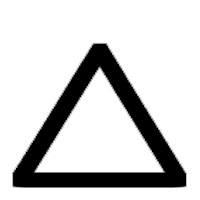
#> input picture img/triangle.png, 200 x 200 px, found by its file name
$ python create_benchmark.py
#> lines starting #> are read from the running program, lines starting #| are printed output that depends on the picture; after the words box and inside, x2 and y2 are one past the last pixel; in counts of white or black regions, pixels touching at a corner belong together
import numpy as np
import cv2

folder_path = "/home/jacek/Studia/PIRO/face_rec_test/img/"
triagle_f_name = "triangle.png"

def get_biggest_contour(contours):
    area = -1
    if contours:
        for cnt in contours:
            if cv2.contourArea(cnt) > area:
                biggest_cnt = cnt
            return [biggest_cnt]
        else:
            return []
    else:
        return []

triangle = cv2.imread(folder_path + triagle_f_name, 0)
#> triangle is the input picture: shape (200, 200); min 0, max 255, mean 206.7
triangle_copy = triangle.copy()
triangle_copy = cv2.Canny(triangle, 1, 2)
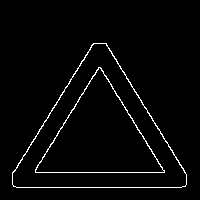
#> triangle_copy: shape (200, 200); 2.6% white in thin lines or dots, all inside (x1, y1, x2, y2) = (12, 43, 187, 188)
#thresh, ret = cv2.threshold(triangle, 5, 255, 0)
#triangle = cv2.Canny(triangle, 10, 20)
contours,hierarchy = cv2.findContours(triangle_copy, cv2.RETR_CCOMP, cv2.CHAIN_APPROX_NONE)
#> contours = 4 contours; box (x1, y1, x2, y2) and area: (12, 43, 187, 188) 14520, (12, 43, 187, 188) 14384, (35, 67, 165, 173) 6996, (35, 67, 165, 173) 6892
#> the loop in get_biggest_contour, `for cnt in contours:` made 1 pass
biggest_contour = get_biggest_contour(contours)
#> biggest_contour = 1 contour; box (x1, y1, x2, y2) and area: (35, 67, 165, 173) 6996

cv2.drawContours(triangle, biggest_contour, -1, (127, 127, 127), thickness=3, lineType = 8)
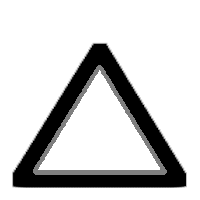
#> triangle: shape (200, 200); 4.24% of pixels changed, all inside (x1, y1, x2, y2) = (33, 65, 167, 175)
cv2.imshow('frame', triangle)
cv2.waitKey(0)&0xFF
cv2.destroyAllWindows()
#else:
#    print 'found nothing'

$ run again, with img/benchmark2.png copied over img/triangle.png
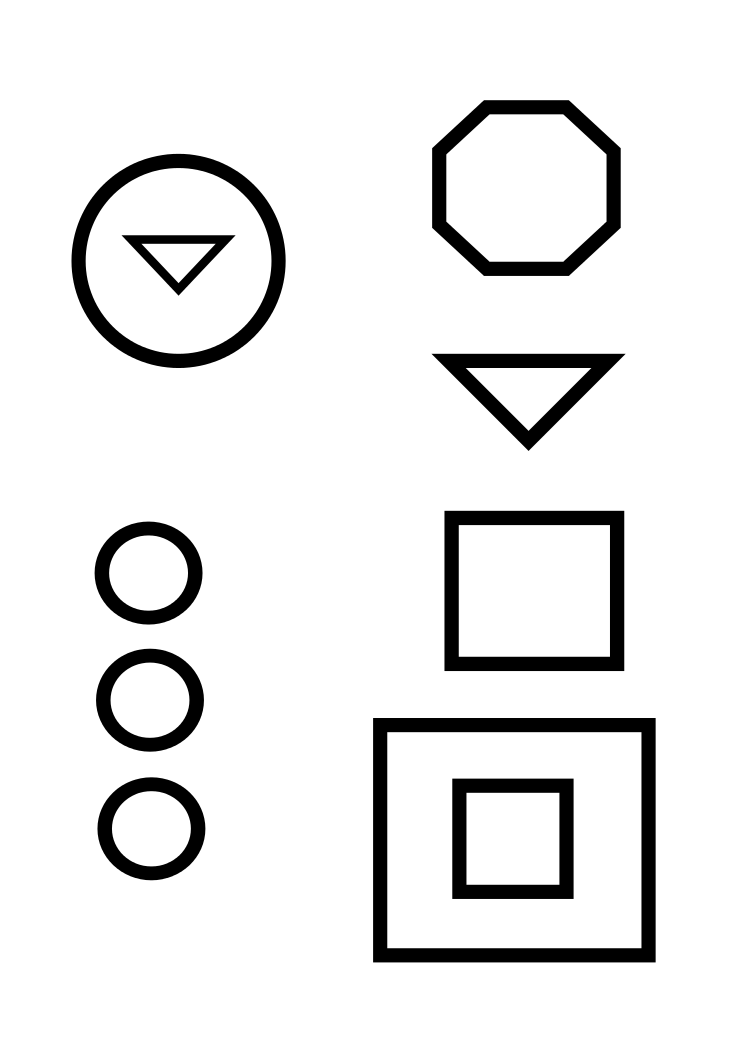
#> input picture img/benchmark2.png, 745 x 1053 px, found by its file name
#> triangle is the input picture: shape (1053, 745); min 0, max 255, mean 233.7
#> `triangle_copy = cv2.Canny(triangle, 1, 2)`:
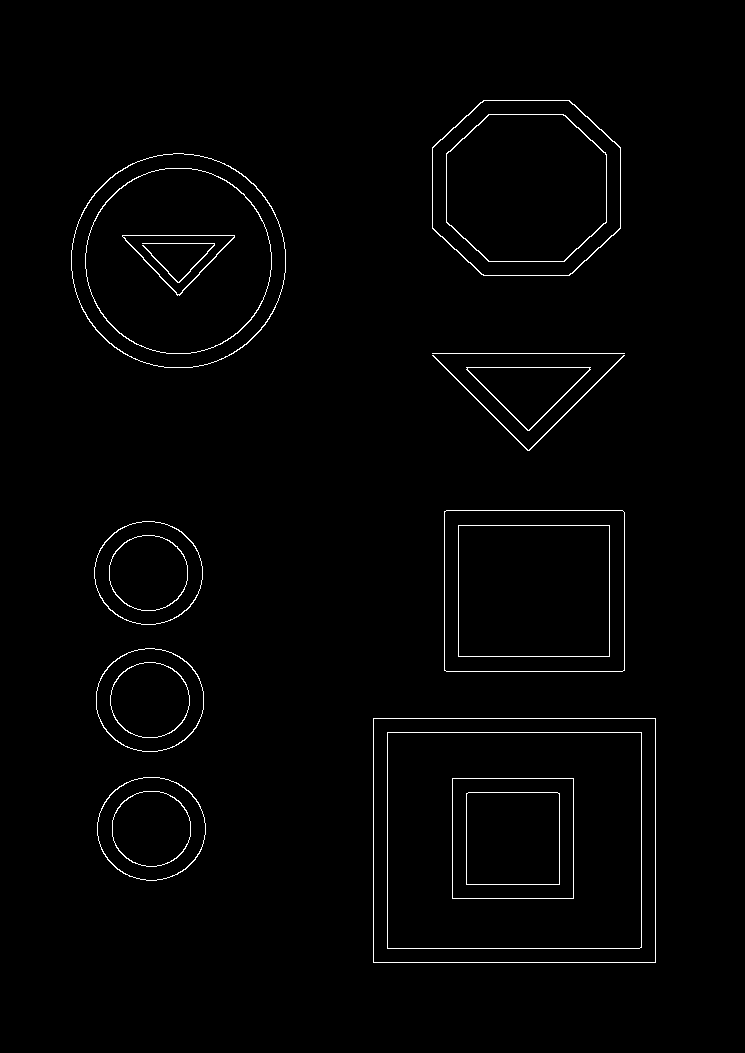
#> triangle_copy: shape (1053, 745); 1.3% white in thin lines or dots, all inside (x1, y1, x2, y2) = (71, 100, 656, 963)
#> contours = 39 contours, 1 with area under 20; largest, box (x1, y1, x2, y2) and area: (373, 718, 656, 963) 68808, (373, 718, 656, 963) 68806, (387, 732, 642, 949) 54862, (387, 732, 642, 949) 54860, (71, 153, 286, 368) 36100
#> the loop in get_biggest_contour, `for cnt in contours:` made 1 pass
#> biggest_contour = 1 contour; box (x1, y1, x2, y2) and area: (466, 792, 560, 885) 8553
#> `cv2.drawContours(triangle, biggest_contour, -1, (127, 127, 127), thick..`:
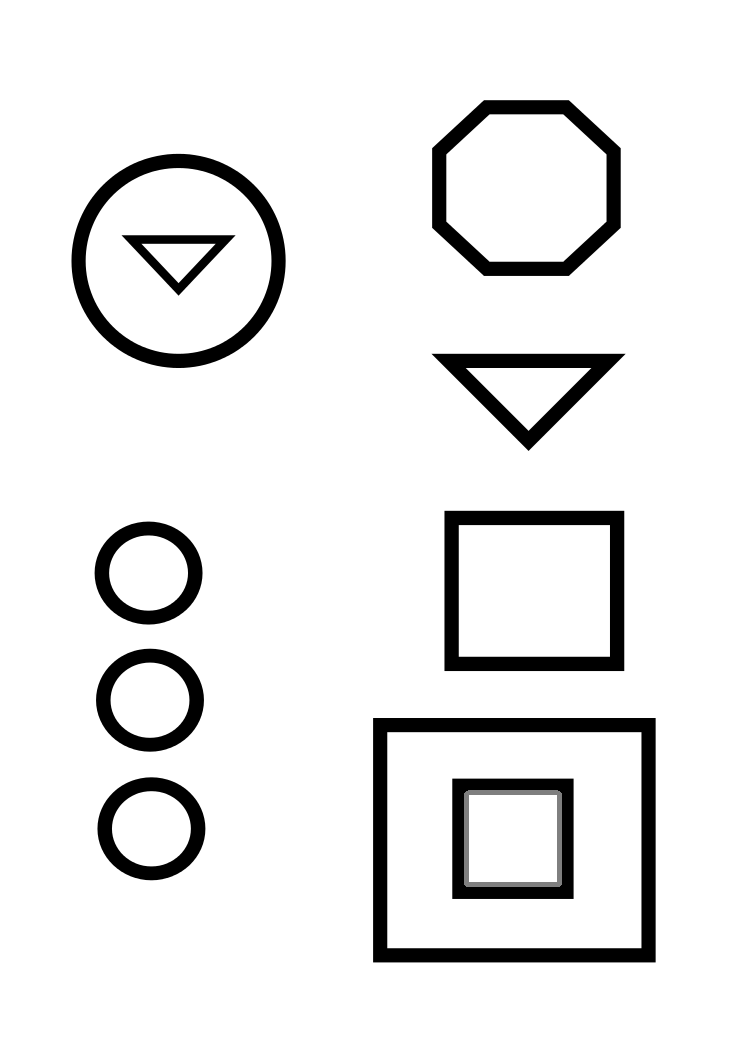
#> triangle: shape (1053, 745); 0.23% of pixels changed, all inside (x1, y1, x2, y2) = (464, 790, 562, 887)
